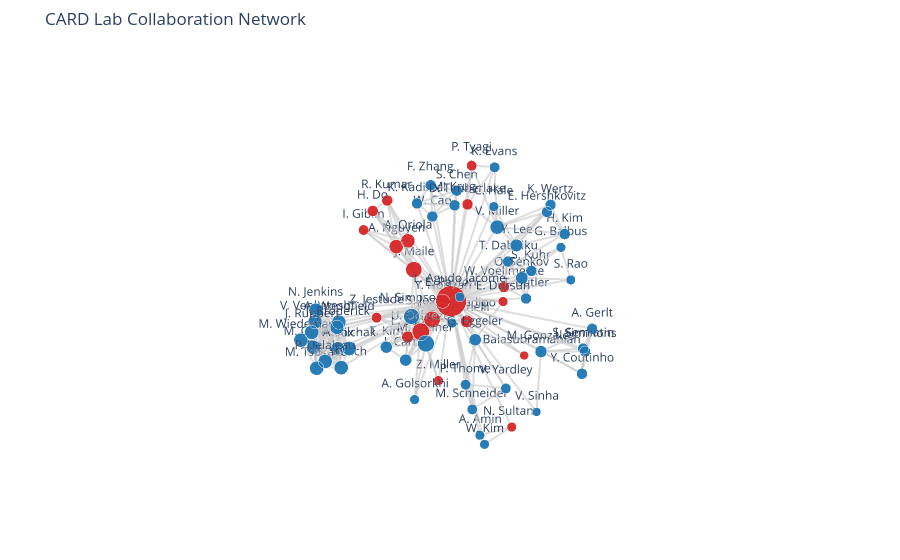

Notebook code cell kept with this figure:
### Code cell
#| echo: false
#| eval: true
#| output: true

# Interactive 3D collaboration network visualization (drag to rotate).
# Nodes: authors
# Edges: co-authorship, weighted by number of shared publications


pos3d = nx.spring_layout(H, dim=3, k=1.1 / math.sqrt(max(1, H.number_of_nodes())), seed=42)

edge_x, edge_y, edge_z = [], [], []
for u, v, _ in H.edges(data=True):
    x0, y0, z0 = pos3d[u]
    x1, y1, z1 = pos3d[v]
    edge_x += [x0, x1, None]
    edge_y += [y0, y1, None]
    edge_z += [z0, z1, None]

edge_trace = go.Scatter3d(
    x=edge_x,
    y=edge_y,
    z=edge_z,
    mode="lines",
    line=dict(width=4, color="rgba(120,120,120,0.6)"),
    hoverinfo="none",
)

node_x, node_y, node_z = [], [], []
node_text, node_size, node_color = [], [], []

for n, attrs in H.nodes(data=True):
    x, y, z = pos3d[n]
    papers = attrs.get("papers", 0)
    wdeg = weighted_degree.get(n, 0)
    is_core = attrs.get("is_card_core", False)

    node_x.append(x)
    node_y.append(y)
    node_z.append(z)
    node_size.append(6 + 3 * math.sqrt(max(1, wdeg)))
    node_color.append("#d62728" if is_core else "#1f77b4")
    node_text.append(
        f"<b>{n}</b><br>"
        f"CARD core: {'Yes' if is_core else 'No'}<br>"
        f"Papers: {papers}<br>"
        f"Weighted degree: {wdeg}"
    )

node_trace = go.Scatter3d(
    x=node_x,
    y=node_y,
    z=node_z,
    mode="markers+text",
    text=[n for n in H.nodes()],
    textposition="top center",
    hovertemplate="%{customdata}<extra></extra>",
    customdata=node_text,
    marker=dict(size=node_size, color=node_color, line=dict(width=0.8, color="white"), opacity=0.95),
)

fig = go.Figure(data=[edge_trace, node_trace])
fig.update_layout(
    title="CARD Lab Collaboration Network",
    showlegend=False,
    paper_bgcolor="white",
    plot_bgcolor="white",
    margin=dict(l=0, r=0, t=50, b=0),
    scene=dict(
        bgcolor="white",
        xaxis=dict(showgrid=False, zeroline=False, showticklabels=False, title="", showbackground=False),
        yaxis=dict(showgrid=False, zeroline=False, showticklabels=False, title="", showbackground=False),
        zaxis=dict(showgrid=False, zeroline=False, showticklabels=False, title="", showbackground=False),
        dragmode="orbit",
    ),
)
# Add very slow auto-rotation by animating the camera eye around the z-axis.
n_frames = 240
radius = 1.9
z_eye = 0.9
fig.frames = [
    go.Frame(layout=dict(scene_camera=dict(eye=dict(
        x=radius * math.cos(2 * math.pi * i / n_frames),
        y=radius * math.sin(2 * math.pi * i / n_frames),
        z=z_eye,
    ))))
    for i in range(n_frames)
]
fig.update_layout(scene_camera=dict(eye=dict(x=radius, y=0, z=z_eye)))
fig.show()

### Figure 1 — Plotly figure (JSON) as saved in the notebook; plotly's stock layout.template omitted (floating-point values rounded to 4 significant figures; data arrays with more than 128 entries replaced by an {"elided": "..."} marker saying what was removed)
{"data": [{"hoverinfo": "none", "line": {"color": "rgba(120,120,120,0.6)", "width": 4}, "mode": "lines", "type": "scatter3d", "x": {"elided": "765 float values"}, "y": {"elided": "765 float values"}, "z": {"elided": "765 float values"}}, {"customdata": ["<b>A. Balasubramanian</b><br>CARD core: Yes<br>Papers: 1<br>Weighted degree: 2", "<b>A. Oladipo</b><br>CARD core: Yes<br>Papers: 2<br>Weighted degree: 8", "<b>E. Payton</b><br>CARD core: Yes<br>Papers: 24<br>Weighted degree: 98", "<b>J. Maile</b><br>CARD core: Yes<br>Papers: 4<br>Weighted degree: 18", "<b>N. Simpson</b><br>CARD core: No<br>Papers: 3<br>Weighted degree: 17", "<b>S. Josyula</b><br>CARD core: Yes<br>Papers: 4<br>Weighted degree: 19", "<b>U. Ochieze</b><br>CARD core: Yes<br>Papers: 5<br>Weighted degree: 23", "<b>Y. Noiman</b><br>CARD core: Yes<br>Papers: 3<br>Weighted degree: 12", "<b>A. Golsorkhi</b><br>CARD core: No<br>Papers: 1<br>Weighted degree: 3", "<b>M. Steiner</b><br>CARD core: No<br>Papers: 5<br>Weighted degree: 20", "<b>Z. Miller</b><br>CARD core: Yes<br>Papers: 1<br>Weighted degree: 3", "<b>E. Dursun</b><br>CARD core: Yes<br>Papers: 1<br>Weighted degree: 3", "<b>G. Eggeler</b><br>CARD core: No<br>Papers: 2<br>Weighted degree: 7", "<b>L. Agudo Jácome</b><br>CARD core: No<br>Papers: 1<br>Weighted degree: 3", "<b>A. Nguyen</b><br>CARD core: Yes<br>Papers: 3<br>Weighted degree: 12", "<b>A. Oriola</b><br>CARD core: Yes<br>Papers: 3<br>Weighted degree: 12", "<b>I. Giblin</b><br>CARD core: Yes<br>Papers: 1<br>Weighted degree: 4", "<b>T. Giovannelli</b><br>CARD core: No<br>Papers: 1<br>Weighted degree: 3", "<b>M. Gonzales</b><br>CARD core: No<br>Papers: 2<br>Weighted degree: 7", "<b>V. Sinha</b><br>CARD core: No<br>Papers: 1<br>Weighted degree: 2", "<b>D. Timberlake</b><br>CARD core: Yes<br>Papers: 2<br>Weighted degree: 5", "<b>A. Amin</b><br>CARD core: No<br>Papers: 1<br>Weighted degree: 3", "<b>N. Sultana</b><br>CARD core: Yes<br>Papers: 1<br>Weighted degree: 3", "<b>W. Kim</b><br>CARD core: No<br>Papers: 1<br>Weighted degree: 3", "<b>Z. Jestude</b><br>CARD core: Yes<br>Papers: 1<br>Weighted degree: 4", "<b>J. Carter</b><br>CARD core: No<br>Papers: 1<br>Weighted degree: 7", "<b>L. Sun</b><br>CARD core: Yes<br>Papers: 1<br>Weighted degree: 7", "<b>T. Kim</b><br>CARD core: No<br>Papers: 1<br>Weighted degree: 7", "<b>G. Balbus</b><br>CARD core: No<br>Papers: 1<br>Weighted degree: 3", "<b>O. Senkov</b><br>CARD core: No<br>Papers: 2<br>Weighted degree: 8", "<b>S. Rao</b><br>CARD core: No<br>Papers: 1<br>Weighted degree: 3", "<b>S. Kuhr</b><br>CARD core: No<br>Papers: 1<br>Weighted degree: 5", "<b>T. Butler</b><br>CARD core: No<br>Papers: 1<br>Weighted degree: 5", "<b>T. Daboiku</b><br>CARD core: No<br>Papers: 1<br>Weighted degree: 5", "<b>W. Voellmecke</b><br>CARD core: Yes<br>Papers: 1<br>Weighted degree: 5", "<b>F. Zhang</b><br>CARD core: No<br>Papers: 1<br>Weighted degree: 5", "<b>K. Kadirvel</b><br>CARD core: No<br>Papers: 1<br>Weighted degree: 5", "<b>M. Krug</b><br>CARD core: No<br>Papers: 1<br>Weighted degree: 5", "<b>S. Chen</b><br>CARD core: No<br>Papers: 1<br>Weighted degree: 5", "<b>W. Cao</b><br>CARD core: No<br>Papers: 1<br>Weighted degree: 5", "<b>H. Do</b><br>CARD core: Yes<br>Papers: 1<br>Weighted degree: 5", "<b>R. Kumar</b><br>CARD core: Yes<br>Papers: 1<br>Weighted degree: 5", "<b>E. Hershkovitz</b><br>CARD core: No<br>Papers: 1<br>Weighted degree: 5", "<b>H. Kim</b><br>CARD core: No<br>Papers: 1<br>Weighted degree: 5", "<b>K. Wertz</b><br>CARD core: No<br>Papers: 1<br>Weighted degree: 5", "<b>V. Miller</b><br>CARD core: No<br>Papers: 3<br>Weighted degree: 12", "<b>Y. Lee</b><br>CARD core: No<br>Papers: 2<br>Weighted degree: 8", "<b>K. Evans</b><br>CARD core: No<br>Papers: 1<br>Weighted degree: 4", "<b>P. Tyagi</b><br>CARD core: Yes<br>Papers: 1<br>Weighted degree: 4", "<b>M. Schneider</b><br>CARD core: No<br>Papers: 1<br>Weighted degree: 4", "<b>P. Thome</b><br>CARD core: No<br>Papers: 1<br>Weighted degree: 4", "<b>V. Yardley</b><br>CARD core: No<br>Papers: 1<br>Weighted degree: 4", "<b>A. Pilchak</b><br>CARD core: No<br>Papers: 1<br>Weighted degree: 12", "<b>A. Woodfield</b><br>CARD core: No<br>Papers: 1<br>Weighted degree: 12", "<b>B. Streich</b><br>CARD core: No<br>Papers: 1<br>Weighted degree: 12", "<b>J. Ruppert</b><br>CARD core: No<br>Papers: 1<br>Weighted degree: 12", "<b>K. Fox</b><br>CARD core: No<br>Papers: 1<br>Weighted degree: 12", "<b>M. Glavicic</b><br>CARD core: No<br>Papers: 1<br>Weighted degree: 12", "<b>M. Tsukada</b><br>CARD core: No<br>Papers: 1<br>Weighted degree: 12", "<b>M. Wiedemann</b><br>CARD core: No<br>Papers: 1<br>Weighted degree: 12", "<b>N. Jenkins</b><br>CARD core: No<br>Papers: 1<br>Weighted degree: 12", "<b>P. Delaleau</b><br>CARD core: No<br>Papers: 1<br>Weighted degree: 12", "<b>T. Broderick</b><br>CARD core: No<br>Papers: 1<br>Weighted degree: 12", "<b>V. Venkatesh</b><br>CARD core: No<br>Papers: 1<br>Weighted degree: 12", "<b>C. Hale</b><br>CARD core: No<br>Papers: 1<br>Weighted degree: 3", "<b>A. Gerlt</b><br>CARD core: No<br>Papers: 1<br>Weighted degree: 5", "<b>J. Simmons</b><br>CARD core: No<br>Papers: 1<br>Weighted degree: 5", "<b>S. Semiatin</b><br>CARD core: No<br>Papers: 1<br>Weighted degree: 5", "<b>Y. Coutinho</b><br>CARD core: No<br>Papers: 1<br>Weighted degree: 5"], "hovertemplate": "%{customdata}<extra></extra>", "marker": {"color": ["#d62728", "#d62728", "#d62728", "#d62728", "#1f77b4", "#d62728", "#d62728", "#d62728", "#1f77b4", "#1f77b4", "#d62728", "#d62728", "#1f77b4", "#1f77b4", "#d62728", "#d62728", "#d62728", "#1f77b4", "#1f77b4", "#1f77b4", "#d62728", "#1f77b4", "#d62728", "#1f77b4", "#d62728", "#1f77b4", "#d62728", "#1f77b4", "#1f77b4", "#1f77b4", "#1f77b4", "#1f77b4", "#1f77b4", "#1f77b4", "#d62728", "#1f77b4", "#1f77b4", "#1f77b4", "#1f77b4", "#1f77b4", "#d62728", "#d62728", "#1f77b4", "#1f77b4", "#1f77b4", "#1f77b4", "#1f77b4", "#1f77b4", "#d62728", "#1f77b4", "#1f77b4", "#1f77b4", "#1f77b4", "#1f77b4", "#1f77b4", "#1f77b4", "#1f77b4", "#1f77b4", "#1f77b4", "#1f77b4", "#1f77b4", "#1f77b4", "#1f77b4", "#1f77b4", "#1f77b4", "#1f77b4", "#1f77b4", "#1f77b4", "#1f77b4"], "line": {"color": "white", "width": 0.8}, "opacity": 0.95, "size": [10.24, 14.49, 35.7, 18.73, 18.37, 19.08, 20.39, 16.39, 11.2, 19.42, 11.2, 11.2, 13.94, 11.2, 16.39, 16.39, 12, 11.2, 13.94, 10.24, 12.71, 11.2, 11.2, 11.2, 12, 13.94, 13.94, 13.94, 11.2, 14.49, 11.2, 12.71, 12.71, 12.71, 12.71, 12.71, 12.71, 12.71, 12.71, 12.71, 12.71, 12.71, 12.71, 12.71, 12.71, 16.39, 14.49, 12, 12, 12, 12, 12, 16.39, 16.39, 16.39, 16.39, 16.39, 16.39, 16.39, 16.39, 16.39, 16.39, 16.39, 16.39, 11.2, 12.71, 12.71, 12.71, 12.71]}, "mode": "markers+text", "text": ["A. Balasubramanian", "A. Oladipo", "E. Payton", "J. Maile", "N. Simpson", "S. Josyula", "U. Ochieze", "Y. Noiman", "A. Golsorkhi", "M. Steiner", "Z. Miller", "E. Dursun", "G. Eggeler", "L. Agudo Jácome", "A. Nguyen", "A. Oriola", "I. Giblin", "T. Giovannelli", "M. Gonzales", "V. Sinha", "D. Timberlake", "A. Amin", "N. Sultana", "W. Kim", "Z. Jestude", "J. Carter", "L. Sun", "T. Kim", "G. Balbus", "O. Senkov", "S. Rao", "S. Kuhr", "T. Butler", "T. Daboiku", "W. Voellmecke", "F. Zhang", "K. Kadirvel", "M. Krug", "S. Chen", "W. Cao", "H. Do", "R. Kumar", "E. Hershkovitz", "H. Kim", "K. Wertz", "V. Miller", "Y. Lee", "K. Evans", "P. Tyagi", "M. Schneider", "P. Thome", "V. Yardley", "A. Pilchak", "A. Woodfield", "B. Streich", "J. Ruppert", "K. Fox", "M. Glavicic", "M. Tsukada", "M. Wiedemann", "N. Jenkins", "P. Delaleau", "T. Broderick", "V. Venkatesh", "C. Hale", "A. Gerlt", "J. Simmons", "S. Semiatin", "Y. Coutinho"], "textposition": "top center", "type": "scatter3d", "x": [-0.2925, -0.2936, -0.01448, -0.2565, -0.322, -0.3451, -0.1948, -0.4125, 0.02203, -0.1892, -0.2974, 0.8498, 0.7141, 0.865, -0.2312, -0.1617, -0.4045, -0.7127, 0.3198, 0.5574, -0.09921, 0.1884, 0.2186, 0.4231, -0.4852, -0.3328, -0.5204, -0.3292, -0.4874, -0.5329, -0.3963, -0.8025, -0.7351, -0.8817, -0.8631, -0.8391, -0.9007, -0.9801, -0.8469, -0.9875, -0.1368, -0.3301, 0.2781, 0.192, 0.02916, 0.06872, 0.2336, -0.1814, 0.003768, 0.9047, 0.9885, 0.9233, 0.589, 0.4186, 0.5572, 0.6199, 0.3847, 0.3944, 0.5568, 0.5175, 0.4514, 0.6808, 0.5962, 0.3434, 0.3965, 0.3121, 0.2374, 0.5128, 0.4476], "y": [0.5815, 0.1272, 0.004888, -0.2645, -0.295, -0.1397, -0.2207, -0.05702, -0.2665, -0.1833, -0.09204, 0.2902, 0.1481, 0.05376, -0.3824, -0.2936, -0.6328, 0.01637, 0.6068, 0.5666, 0.1168, 0.2211, 0.4505, 0.242, -0.585, -0.353, -0.3451, -0.5012, 0.837, 0.5603, 0.9147, 0.6693, 0.6303, 0.4823, 0.4548, -0.1509, -0.265, 0.03704, 0.05173, -0.146, -0.5231, -0.4425, 0.59, 0.725, 0.6495, 0.306, 0.4185, 0.2957, 0.1365, 0.1302, 0.08649, 0.3193, -0.6204, -0.7059, -0.6873, -0.8339, -0.7338, -0.8899, -0.843, -0.9327, -0.8353, -0.7557, -0.6831, -0.8751, 0.2564, 0.9335, 0.9218, 0.8387, 0.8646], "z": [-0.5975, -0.298, 0.00436, 0.1429, -0.2694, -0.307, -0.3344, -0.1834, -0.7971, -0.4325, -0.8317, 0.4021, 0.09112, 0.4368, 0.3292, 0.3965, 0.3946, -0.5273, -0.2135, -0.5315, 0.6752, -1, -0.904, -0.9, -0.3619, -0.6623, -0.5557, -0.5428, 0.23, -0.03847, 0.002322, -0.08983, -0.3094, -0.03863, -0.2611, 0.6157, 0.4524, 0.4141, 0.5713, 0.3174, 0.6188, 0.6373, 0.7365, 0.5664, 0.7087, 0.5722, 0.5054, 0.9038, 0.9567, -0.2691, -0.04404, -0.112, -0.03806, 0.05711, -0.1942, 0.09099, -0.155, -0.139, -0.1985, -0.01829, 0.1575, -0.07563, 0.1129, 0.02161, 0.8045, -0.0465, -0.2591, -0.08183, -0.3076]}], "layout": {"margin": {"b": 0, "l": 0, "r": 0, "t": 50}, "paper_bgcolor": "white", "plot_bgcolor": "white", "scene": {"bgcolor": "white", "camera": {"eye": {"x": 1.9, "y": 0, "z": 0.9}}, "dragmode": "orbit", "xaxis": {"showbackground": false, "showgrid": false, "showticklabels": false, "title": {"text": ""}, "zeroline": false}, "yaxis": {"showbackground": false, "showgrid": false, "showticklabels": false, "title": {"text": ""}, "zeroline": false}, "zaxis": {"showbackground": false, "showgrid": false, "showticklabels": false, "title": {"text": ""}, "zeroline": false}}, "showlegend": false, "title": {"text": "CARD Lab Collaboration Network"}}}
